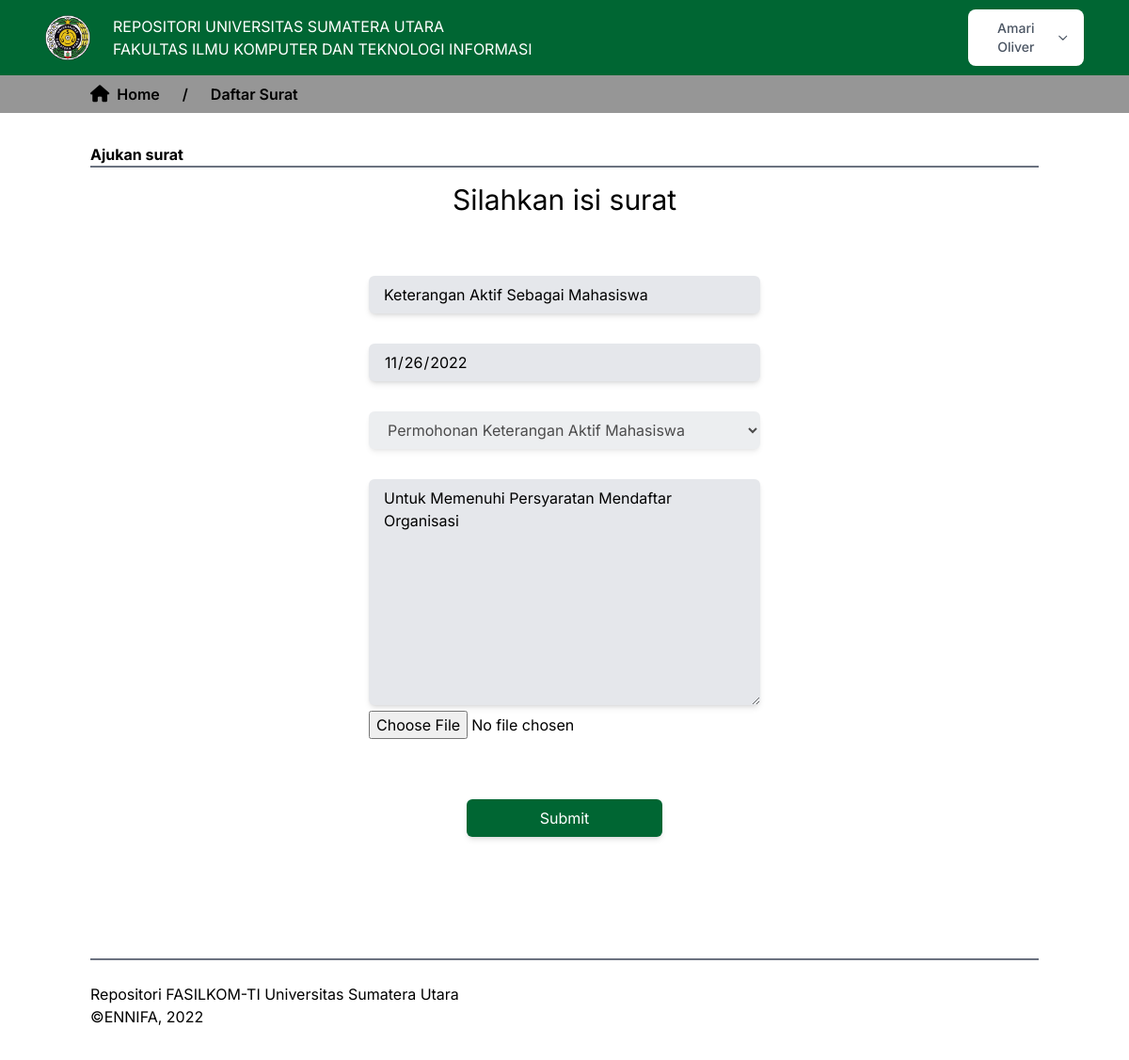
Page /PHP/balas-surat.php?id=6 (signed in) on the committed database.
### tables this page shows
CREATE TABLE `akun` (
  `email` varchar(50) NOT NULL,
  `nama_lengkap` varchar(50) NOT NULL,
  `password` varchar(50) NOT NULL,
  `kode_otp` int(6) DEFAULT NULL
);

CREATE TABLE `surat` (
  `id` int(4) NOT NULL,
  `judul` longtext NOT NULL,
  `id_jenis_surat` int(2) NOT NULL,
  `dokumen` longtext DEFAULT NULL,
  `keterangan` longtext NOT NULL,
  `tgl_diperlukan` date NOT NULL,
  `email_akun` varchar(50) NOT NULL,
  `status` char(10) NOT NULL
);

### PHP/balas-surat.php (the view, shortened to what this page needs)
<?php
    require "../Koneksi/koneksi.php";
    $id = $_GET['id'];
?>
<!DOCTYPE html>
<html lang="en">
<head>
    <link rel="stylesheet" href="css/index.css">
    <script src="https://cdn.tailwindcss.com"></script>
</head>
<body>
    <?php include("navbar.php"); ?>
    <div class="w-full h-10 flex justify-start items-center bg-[#969696] px-6 md:px-24">
        <div class="w-full flex items-center font-semibold">
            <a href="index.php" class="hidden lg:flex items-center mr-6">
                <span class="text-lg"><i class="fas fa-home"></i></span>
                <p class="ml-2">Home</p>
            </a>
            <span class="hidden lg:flex">/</span>
            <a href="daftarsurat.php" class="flex items-center lg:ml-6 mr-6">
                <p>Daftar Surat</p>
            </a>
        </div>
    </div>
    <div class="w-full px-4 py-8 md:px-24 md:py-8">
        <div class="w-full min-h-fit flex mb-16 md:mb-36">
            <div class="w-full">
                <h4 class="w-full font-bold border-b-2 border-gray-500">Ajukan surat</h4>
                <h3 class="text-3xl text-center mt-4">Silahkan isi surat</h3>
                <?php
                    $sql = "SELECT * FROM jenis_surat";
                    $query = mysqli_query($con,$sql);
                ?>
                <div class="w-full h-full flex justify-center items-center">
                    <form method="post" enctype="multipart/form-data">
                        <?php
                            $sql3 = "SELECT * FROM surat WHERE id = $id";
                            $query3 = mysqli_query($con,$sql3);
                            $row3 = mysqli_fetch_array($query3);
                        ?>
                        <div class="max-w-md flex flex-col justify-center items-center px-4 md:py-6">
                            <div class="w-full">
                                <input class="w-full h-10 rounded-md shadow-md px-4 bg-gray-200 focus:outline-green-700 focus:bg-white" type="text" name="judul" id="" placeholder="Judul" value="<?=$row3['judul']?>" disabled>
                                <input class="w-full h-10 rounded-md shadow-md mt-8 px-4 bg-gray-200 focus:outline-green-700 focus:bg-white" type="date" id="start" name="tgl_diperlukan" value="<?=$row3['tgl_diperlukan']?>" disabled>
                                <select disabled name="jenis_surat" id="letters" class="w-full h-10 mt-8 rounded-md shadow-md px-4 bg-gray-200 focus:border-2 border-green-700 focus:outline-green-700 focus:bg-white">
                                    <?php
                                        while($row = mysqli_fetch_array($query)){
                                            if($row['id'] == $row3['id_jenis_surat']){
                                    ?>
                                        <option value="<?=$row['id']?>" selected><?=$row['nama_jenis']?></option>
                                    <?php }else{ ?>
                                        <option value="<?=$row['id']?>"><?=$row['nama_jenis']?></option>
                                    <?php }} ?>
                                </select>
                                <textarea class="w-full h-60 mt-8 rounded-md shadow-md px-4 py-2 bg-gray-200 focus:outline-green-700 focus:bg-white" name="keterangan" id="" cols="30" rows="10" placeholder="Keterangan" disabled><?=$row3['keterangan']?></textarea>
                                <input type="file" name="name-file" id="">
                            </div>
                            <button class="w-1/2  h-10 mt-4 md:mt-16 px-4 rounded-md shadow-md bg-[#006633] hover:bg-green-700 text-white" name="save">Submit</button>
                        </div>
                    </form>
                </div>
            </div>
        </div>
        <?php include("footer.php"); ?>
    </div>
</body>
</html>

### PHP/navbar.php (shortened to what this page needs)
<div class="w-full h-20 flex justify-between items-center bg-[#006633] text-white px-4 md:px-12">
        <div class="flex items-center w-full h-14">
            <div class="w-12">
                <img src="img/usu-logo.png" alt="">
            </div>
            <div class="ml-6">
                <h4 class="hidden md:flex">REPOSITORI UNIVERSITAS SUMATERA UTARA</h4>
                <p class="hidden md:flex">FAKULTAS ILMU KOMPUTER DAN TEKNOLOGI INFORMASI</p>
            </div>
        </div>
        <?php if(!isset($_SESSION['email'])){ ?>
        <div class="hidden md:flex">
            <a href="login.php" class="w-full bg-white font-semibold hover:bg-gray-200 text-gray-600 py-2 px-6 border border-gray-500 rounded-md shadow-md cursor-pointer">
                Login
            </a>
        </div>
        <?php }else{
                    $sql4 = "SELECT * FROM akun WHERE email = '{$_SESSION['email']}'";
                    $query4 = mysqli_query($con,$sql4);
                    $row4 = mysqli_fetch_array($query4);
        ?>
            <div class="hidden md:flex justify-center items-center">
                <button id="dropdownInformationButton" data-dropdown-toggle="dropdownInformation" class="min-w-34 text-gray-600 bg-white hover:bg-gray-200 focus:ring-4 focus:outline-none focus:ring-green-600 font-medium rounded-lg text-sm px-4 py-2.5 text-center inline-flex items-center" type="button"><?=$row4['nama_lengkap']?><svg class="ml-2 w-4 h-4" aria-hidden="true" fill="none" stroke="currentColor" viewBox="0 0 24 24"><path stroke-linecap="round" stroke-linejoin="round" stroke-width="2" d="M19 9l-7 7-7-7"></path></svg></button>
            </div>
        <?php } ?>
    </div>

### PHP/css/index.css (style rules this page uses)
* { margin: 0; padding: 0; box-sizing: border-box; font-family: 'Inter', sans-serif; }

### rows in the picture
akun: nama_lengkap "Amari Oliver"
surat: judul "Keterangan Aktif Sebagai Mahasiswa", tgl_diperlukan "11/26/2022", keterangan "Untuk Memenuhi Persyaratan Mendaftar Organisasi"

### other values in the picture
form field jenis_surat "Permohonan Keterangan Aktif Mahasiswa"
